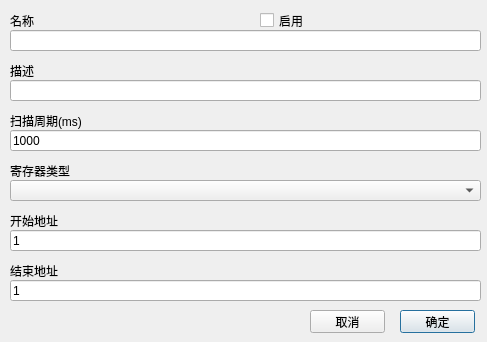
<?xml version="1.0" encoding="UTF-8"?>
<ui version="4.0">
 <class>CMDDataBlockDialog</class>
 <widget class="QDialog" name="CMDDataBlockDialog">
  <property name="enabled">
   <bool>true</bool>
  </property>
  <property name="geometry">
   <rect>
    <x>0</x>
    <y>0</y>
    <width>487</width>
    <height>342</height>
   </rect>
  </property>
  <property name="sizePolicy">
   <sizepolicy hsizetype="Fixed" vsizetype="Fixed">
    <horstretch>0</horstretch>
    <verstretch>0</verstretch>
   </sizepolicy>
  </property>
  <property name="windowTitle">
   <string>Dialog</string>
  </property>
  <widget class="QLineEdit" name="nameEdit">
   <property name="geometry">
    <rect>
     <x>10</x>
     <y>30</y>
     <width>471</width>
     <height>21</height>
    </rect>
   </property>
  </widget>
  <widget class="QLabel" name="label_4">
   <property name="geometry">
    <rect>
     <x>10</x>
     <y>60</y>
     <width>471</width>
     <height>21</height>
    </rect>
   </property>
   <property name="text">
    <string>描述</string>
   </property>
  </widget>
  <widget class="QLineEdit" name="descriptionEdit">
   <property name="geometry">
    <rect>
     <x>10</x>
     <y>80</y>
     <width>471</width>
     <height>21</height>
    </rect>
   </property>
   <property name="readOnly">
    <bool>false</bool>
   </property>
  </widget>
  <widget class="QLabel" name="label_2">
   <property name="geometry">
    <rect>
     <x>10</x>
     <y>10</y>
     <width>241</width>
     <height>21</height>
    </rect>
   </property>
   <property name="text">
    <string>名称</string>
   </property>
  </widget>
  <widget class="QLineEdit" name="rateEdit">
   <property name="geometry">
    <rect>
     <x>10</x>
     <y>130</y>
     <width>471</width>
     <height>21</height>
    </rect>
   </property>
   <property name="text">
    <string notr="true">1000</string>
   </property>
   <property name="readOnly">
    <bool>false</bool>
   </property>
  </widget>
  <widget class="QLabel" name="label_5">
   <property name="geometry">
    <rect>
     <x>10</x>
     <y>110</y>
     <width>471</width>
     <height>21</height>
    </rect>
   </property>
   <property name="text">
    <string>扫描周期(ms)</string>
   </property>
  </widget>
  <widget class="QLineEdit" name="startAddressEdit">
   <property name="geometry">
    <rect>
     <x>10</x>
     <y>230</y>
     <width>471</width>
     <height>21</height>
    </rect>
   </property>
   <property name="text">
    <string>1</string>
   </property>
   <property name="readOnly">
    <bool>false</bool>
   </property>
  </widget>
  <widget class="QLabel" name="label_6">
   <property name="geometry">
    <rect>
     <x>10</x>
     <y>210</y>
     <width>471</width>
     <height>21</height>
    </rect>
   </property>
   <property name="text">
    <string>开始地址</string>
   </property>
  </widget>
  <widget class="QCheckBox" name="enableCheckBox">
   <property name="geometry">
    <rect>
     <x>260</x>
     <y>10</y>
     <width>181</width>
     <height>21</height>
    </rect>
   </property>
   <property name="layoutDirection">
    <enum>Qt::LeftToRight</enum>
   </property>
   <property name="text">
    <string>启用</string>
   </property>
  </widget>
  <widget class="QLineEdit" name="endAddressEdit">
   <property name="geometry">
    <rect>
     <x>10</x>
     <y>280</y>
     <width>471</width>
     <height>21</height>
    </rect>
   </property>
   <property name="text">
    <string>1</string>
   </property>
   <property name="readOnly">
    <bool>false</bool>
   </property>
  </widget>
  <widget class="QLabel" name="label_7">
   <property name="geometry">
    <rect>
     <x>10</x>
     <y>260</y>
     <width>471</width>
     <height>21</height>
    </rect>
   </property>
   <property name="text">
    <string>结束地址</string>
   </property>
  </widget>
  <widget class="QLabel" name="label_8">
   <property name="geometry">
    <rect>
     <x>10</x>
     <y>160</y>
     <width>461</width>
     <height>21</height>
    </rect>
   </property>
   <property name="text">
    <string>寄存器类型</string>
   </property>
  </widget>
  <widget class="QPushButton" name="okButton">
   <property name="geometry">
    <rect>
     <x>400</x>
     <y>310</y>
     <width>75</width>
     <height>23</height>
    </rect>
   </property>
   <property name="text">
    <string>确定</string>
   </property>
  </widget>
  <widget class="QPushButton" name="cancelButton">
   <property name="geometry">
    <rect>
     <x>310</x>
     <y>310</y>
     <width>75</width>
     <height>23</height>
    </rect>
   </property>
   <property name="text">
    <string>取消</string>
   </property>
  </widget>
  <widget class="QComboBox" name="registerComboBox">
   <property name="geometry">
    <rect>
     <x>10</x>
     <y>180</y>
     <width>471</width>
     <height>21</height>
    </rect>
   </property>
   <property name="currentIndex">
    <number>-1</number>
   </property>
   <item>
    <property name="text">
     <string>Coil Status(0)</string>
    </property>
   </item>
   <item>
    <property name="text">
     <string>Input Status(1)</string>
    </property>
   </item>
   <item>
    <property name="text">
     <string>Holding Register(4)</string>
    </property>
   </item>
   <item>
    <property name="text">
     <string>Input Register(3)</string>
    </property>
   </item>
  </widget>
 </widget>
 <resources/>
 <connections/>
</ui>
